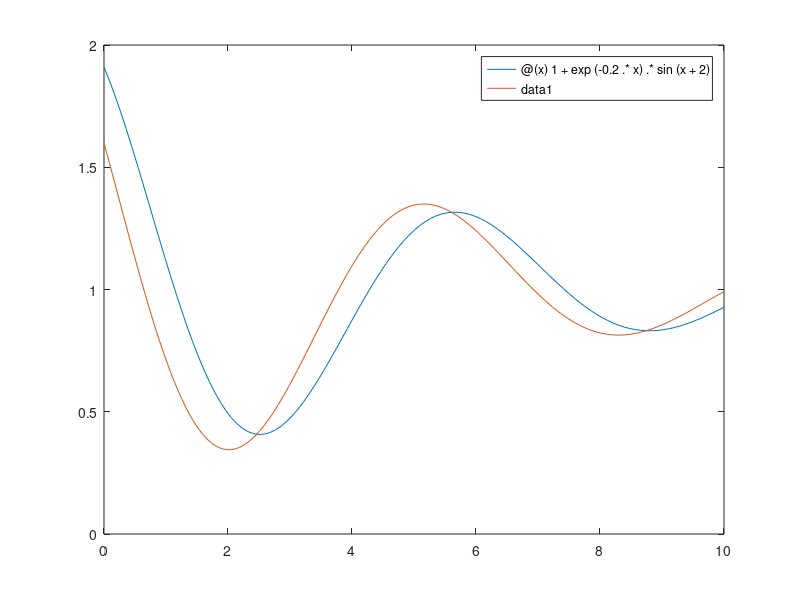

MATLAB code to generate this figure:
y = @(x) 1 + exp(-0.2.*x) .* sin(x + 2);
x1 = 0;
x2 = 10;
a = fminbnd(y,x1,x2);
fprintf("(x, y)=\n\t%.4f\t%.4f\n",a,y(a));
y1 = @(x) 1 + exp(-0.2.*x) .* sin(x + 2.5);
b = fminbnd(y1,x1,x2);
fprintf("(x, y)=\n\t%.4f\t%.4f\n",b,y1(b));
fplot(y, [0 10]);
hold on 
fplot(y1, [0 10]);
hold off
